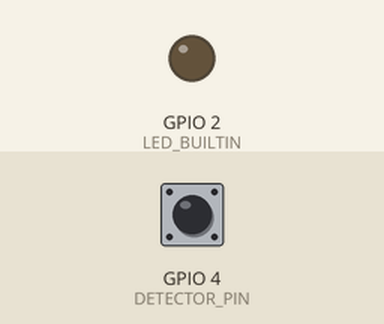
Simulated run of this sketch. Board: ESP8266 (NodeMCU). Shown: output pins drawn as LEDs (lit = HIGH, except the on-board LED, lit = LOW). The inputs (shaded band) are chosen by the test bench; at power-on: GPIO 4 (DETECTOR_PIN) HIGH. WiFi joins after 1.5 s; servers stay silent unless stated; EEPROM starts erased; what the sketch prints to the serial monitor is not drawn.

Above: at 0.1 s.
At 2.8 s:
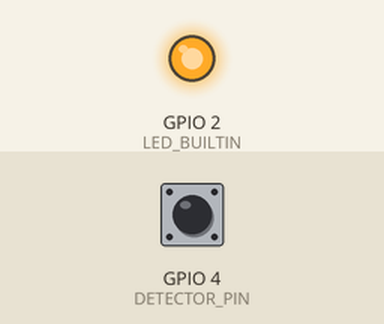
2.9 s: GPIO 4 (DETECTOR_PIN) pulled LOW for 1 s
5.4 s: GPIO 4 (DETECTOR_PIN) pulled LOW for 1 s
Timing chart, 0 to 8.4 s (numbered marks = the images above; inputs shaded):
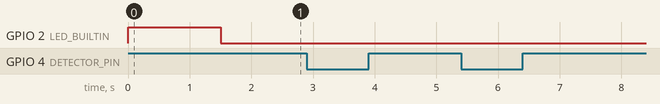

Measured:
- after the input at 2.9 s, every drawn part: stays the same
- after the input at 5.4 s, every drawn part: stays the same

The sketch:

Mains_power_detector.ino
```cpp
//Mains power detector with Telegram bot by Rostyslav Gurevych

//---------- Include libraries
#include <GyverTimer.h>
#include <FastBot.h>
#include <EEPROM.h>
#include <ESP8266WiFi.h>

//---------- Define pins and constants
#define DETECTOR_PIN 4                     //Button pin

//---------- Define variables
const char* ssid = "Gurevych_2";
const char* password = "3Gurevych+1Mirkina";
#define BOTtoken "6408191151:AAG_VAOgyXl1x61B6gV9CJYbDpgD3t1Lygw"
#define MASTER_CHAT_ID "1289811885"
#define CHAT_ID "-1001813650904"
#define INIT_ADDR 500                    // Number of EEPROM initial cell
#define INIT_KEY 25                      // First launch key

FastBot bot(BOTtoken);

GTimer checkTimer(MS, 1000);

bool powerPresent;
bool currentState;
bool WiFiReady;
bool broadcastFlag = true;
uint32_t savedUnixTime, currentUnixTime, unixTimeDelta;


void setup(){
  Serial.begin(9600);

//Pin modes
  pinMode(DETECTOR_PIN, INPUT_PULLUP);
  pinMode(LED_BUILTIN, OUTPUT);

// Start EEPROM
  EEPROM.begin(512);

  if (EEPROM.read(INIT_ADDR) != INIT_KEY){
    EEPROM.write(INIT_ADDR, INIT_KEY);
    EEPROM.put(0, broadcastFlag);
    EEPROM.put(40, 0);
    EEPROM.commit();
  }

  EEPROM.get(0, broadcastFlag);
  EEPROM.get(40, savedUnixTime);

// Connect to WiFi
  Serial.print("Connecting to Wifi: ");
  Serial.println(ssid);

  WiFi.mode(WIFI_STA);
  WiFi.begin(ssid, password);
  while (WiFi.status() != WL_CONNECTED) {
    digitalWrite(LED_BUILTIN, HIGH);
    Serial.print(".");
    delay(500);
  }
  digitalWrite(LED_BUILTIN, LOW);
  WiFi.setAutoReconnect(true);
  WiFi.persistent(true);

  Serial.println("WiFi connected");
  Serial.print("IP address: ");
  Serial.println(WiFi.localIP());

// Визначення поточного стану електроенергії і збереження флагів
  powerPresent = !digitalRead(DETECTOR_PIN);
  currentState = !digitalRead(DETECTOR_PIN);

// Підключення обробника повідомлень до бота, відправлення стартового повідомлення
  bot.attach(newMsg);
  sendStartupMessage();

// Визначення поточного часу, збереження його та виведення в консоль
  if(savedUnixTime == 0){
    savedUnixTime = bot.getUnix();
    EEPROM.put(40, savedUnixTime);
    EEPROM.commit();
  }

  currentUnixTime = bot.getUnix();

  FB_Time savedTime(savedUnixTime);
  FB_Time currentTime(currentUnixTime);

  Serial.print("Останній збережений час: ");
  Serial.print(savedTime.timeString());
  Serial.print(' ');
  Serial.println(savedTime.dateString());

  Serial.print("Поточний час: ");
  Serial.print(currentTime.timeString());
  Serial.print(' ');
  Serial.println(currentTime.dateString());
}


// Стартове повідомлення, що генерується і відправляється в чат його власнику
void sendStartupMessage(){
  String startUpMessage = F("\U000026A0 Я втрачав живлення, але зараз знову готовий до роботи! \n");
  startUpMessage += F("WiFi підключено, IP адреса: ");
  startUpMessage += WiFi.localIP().toString();
  if(broadcastFlag){
      startUpMessage += F("\nБот надсилає повідомлення в канал");
    }
    else{
      startUpMessage += F("\nБот не надсилає повідомлення в канал");
    }
  startUpMessage += F("\nПоточний стан: ");
  startUpMessage += defineCurrentPowerState();
  bot.sendMessage(startUpMessage, MASTER_CHAT_ID);
}


void loop() {
  checkPowerState();
  bot.tick();
}


void checkWiFi(){
  if (WiFi.status() == WL_CONNECTED){
    digitalWrite(LED_BUILTIN, LOW);
    WiFiReady = true;
  }
  else {
    digitalWrite(LED_BUILTIN, HIGH);
    WiFiReady = false;
  }
}


// Вивід поточного статуту електроенергії в консоль
void printPowerState(){
  Serial.print("Поточний стан: ");
  Serial.println(defineCurrentPowerState());
}


// Визначення поточного статуту електроенергії і повернення строки з відповідним текстом.
String defineCurrentPowerState(){
  if(currentState){
    return F("\U0001F4A1 Світло є!");
  }
  else{
    return F("\U0000274C Світло вимкнули!");
  }
}


// Відправка поточного статусу електроенергії в телеграм
void sendCurrentPowerState(String ChatId){
  String botMessage = defineCurrentPowerState();
  unixTimeDelta = currentUnixTime - savedUnixTime;
  if(currentState){
    botMessage += F("\n\U000023F1 Темна пора тривала ");
  }
  else{
    botMessage += F("\n\U000023F1 Світла пора тривала ");
  }
  botMessage += prepareTimeDeltaString(unixTimeDelta);

  Serial.println(botMessage);

  if(broadcastFlag && WiFiReady){
    bot.sendMessage(botMessage, ChatId);
  }
}


// Перевірка наявності електроенергії
void checkPowerState(){
  if(checkTimer.isReady()){
    checkWiFi();
    powerPresent = !digitalRead(DETECTOR_PIN);
    if(powerPresent != currentState){
      currentState = powerPresent;
      currentUnixTime = bot.getUnix();
      sendCurrentPowerState(CHAT_ID);

      savedUnixTime = currentUnixTime;
      EEPROM.put(40, currentUnixTime);
      EEPROM.commit();
    }
  }
}


// Перетворює змінну у форматі unixtime у текстову розшифровку у форматі Х днів, Х годин, Х хвилин, Х секунд
String prepareTimeDeltaString(uint32_t timeDelta){
  String timeDeltaString = "";

  uint8_t deltaSecond = unixTimeDelta % 60ul;
  unixTimeDelta /= 60ul;
  uint8_t deltaMinute = unixTimeDelta % 60ul;
  unixTimeDelta /= 60ul;
  uint8_t deltaHour = unixTimeDelta % 24ul;
  uint16_t deltaDay = unixTimeDelta /= 24ul;

  if(deltaDay > 0){
    timeDeltaString += String(deltaDay);
    if(deltaDay >= 5 && deltaDay <= 20){
      timeDeltaString += " днів ";
    }
    else if(deltaDay % 10 == 1){
      timeDeltaString += " день ";
    }
    else if(deltaDay % 10 == 2 || deltaDay % 10 == 3 || deltaDay % 10 == 4){
      timeDeltaString += " дні ";
    }
    else{
      timeDeltaString += " днів ";
    }
  }

  if(deltaHour > 0){
    timeDeltaString += String(deltaHour);
    timeDeltaString += " годин";
    if(deltaHour >= 5 && deltaHour <= 20){
      timeDeltaString += "";
    }
    else if(deltaHour % 10 == 1){
      timeDeltaString += "у";
    }
    else if(deltaHour % 10 == 2 || deltaHour % 10 == 3 || deltaHour % 10 == 4){
      timeDeltaString += "и";
    }
    timeDeltaString += " ";
  }

  if(deltaMinute > 0){
    timeDeltaString += String(deltaMinute);
    timeDeltaString += " хвилин";
    if(deltaMinute >= 5 && deltaMinute <= 20){
      timeDeltaString += "";
    }
    else if(deltaMinute % 10 == 1){
      timeDeltaString += "у";
    }
    else if(deltaMinute % 10 == 2 || deltaMinute % 10 == 3 || deltaMinute % 10 == 4){
      timeDeltaString += "и";
    }
    timeDeltaString += " ";
  }

  if(deltaSecond > 0){
    timeDeltaString += String(deltaSecond);
    timeDeltaString += " секунд";
    if(deltaSecond >= 5 && deltaSecond <= 20){
      timeDeltaString += "";
    }
    else if(deltaSecond % 10 == 1){
      timeDeltaString += "у";
    }
    else if(deltaSecond % 10 == 2 || deltaSecond % 10 == 3 || deltaSecond % 10 == 4){
      timeDeltaString += "и";
    }
  }

  return(timeDeltaString);
}


// Обробка повідомлень, що надсилають боту
void newMsg(FB_msg& msg) {
  Serial.println(msg.toString());

  if(msg.chatID != MASTER_CHAT_ID){
    if(msg.chatID != CHAT_ID){
      bot.sendMessage("Вибачте, " + msg.username + ", але ви не можете керувати цим ботом!", msg.chatID);
    }
    return;
  }

  if(msg.text == "/start") {
    String welcome = "Привіт, " + msg.username + "!\n";
    welcome += F("Цей бот повідомлятиме про наявність світла в ОСББ 'Парковий' \n");
    welcome += F("Нагадую команди, які ви можете відправляти боту: \n");
    welcome += F("/start: вивід цього повідомлення \n");
    welcome += F("/status: дізнатись поточну наявність світла \n");
    welcome += F("/IPaddress: дізнатись поточну IP-адресу, до якої підключено пристрій \n");
    welcome += F("/broadcast: відсилати повідомлення в загальний канал \n");
    welcome += F("/no_broadcast: не відсилати повідомлення в загальний канал \n");
    welcome += F("/reset_timer: скинути таймер тривалості і почати новий відлік \n");
    welcome += F("Також можна відправити .bin файл з оновленням прошивки \n");
    bot.sendMessage(welcome, MASTER_CHAT_ID);
    return;
  }

  if(msg.text == "/status") {
    currentUnixTime = bot.getUnix();
    unixTimeDelta = currentUnixTime - savedUnixTime;
    String statusMessage = defineCurrentPowerState();
    statusMessage += F("\n\U000023F1 Це триває вже ");
    statusMessage += prepareTimeDeltaString(unixTimeDelta);
    bot.sendMessage(statusMessage, MASTER_CHAT_ID);
    return;
  }

  if(msg.text == "/IPaddress") {
    bot.sendMessage(WiFi.localIP().toString(), MASTER_CHAT_ID);
    return;
  }

  if(msg.text == "/broadcast") {
    broadcastFlag = true;
    EEPROM.put(0, broadcastFlag);
    EEPROM.commit();
    bot.sendMessage("Бот БУДЕ надсилати повідомлення в канал", MASTER_CHAT_ID);
    return;
  }

  if(msg.text == "/no_broadcast") {
    broadcastFlag = false;
    EEPROM.put(0, broadcastFlag);
    EEPROM.commit();
    bot.sendMessage("Бот НЕ БУДЕ надсилати повідомлення в канал", MASTER_CHAT_ID);
    return;
  }

  if(msg.text == "/reset_timer") {
    savedUnixTime = bot.getUnix();
    EEPROM.put(40, savedUnixTime);
    EEPROM.commit();
    bot.sendMessage("Таймер розрахунку поточного періоду наявності/вісутності світла скинуто, облік часу почався з 0", MASTER_CHAT_ID);
    return;
  }

  if (msg.OTA){
    bot.update();
  }
}
```
